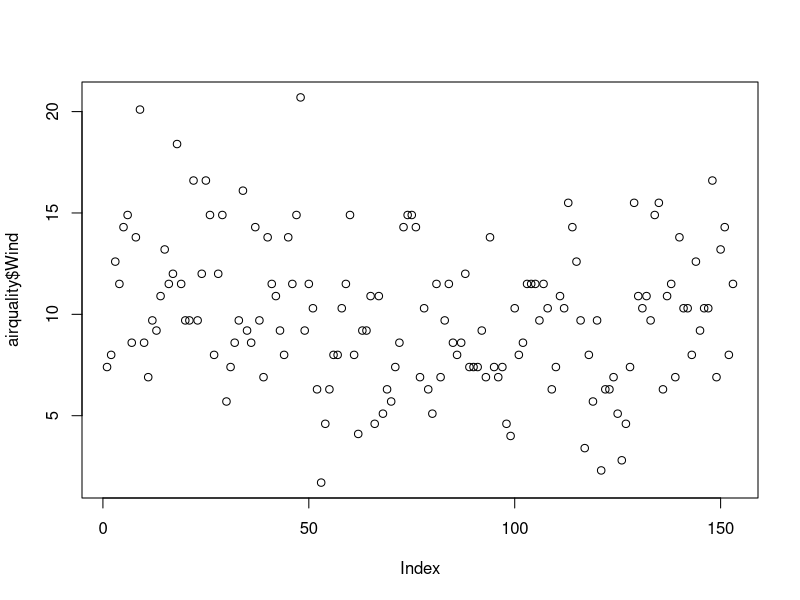
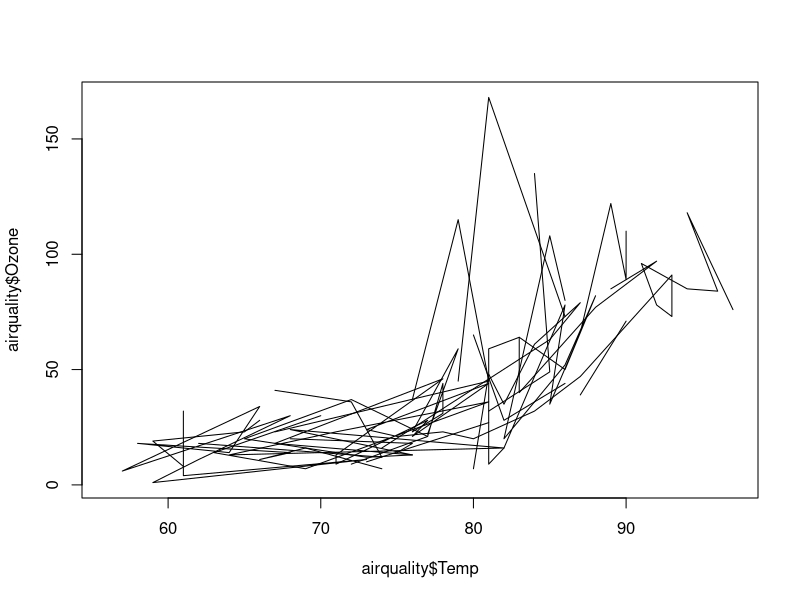
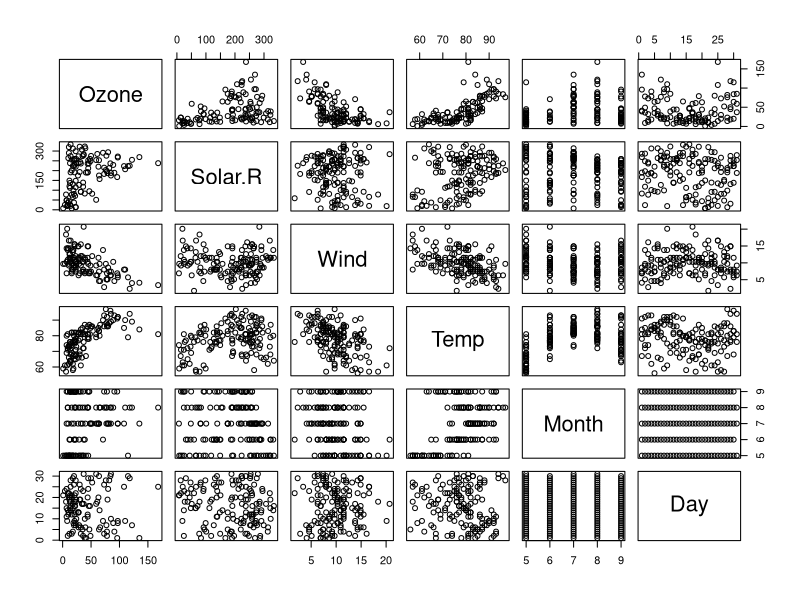
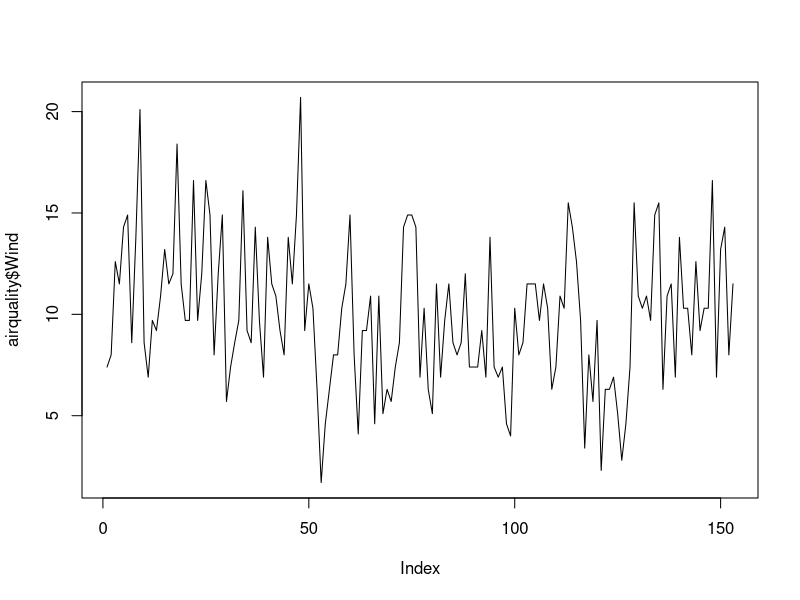
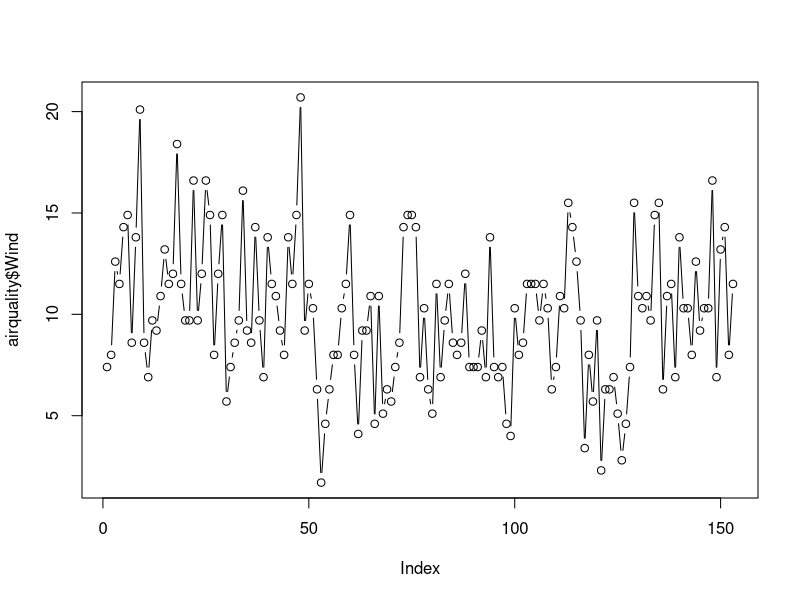
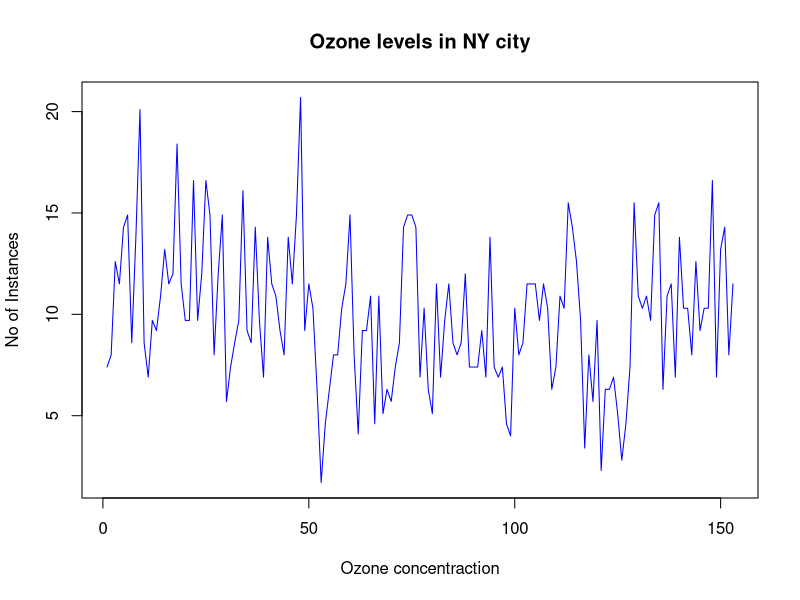
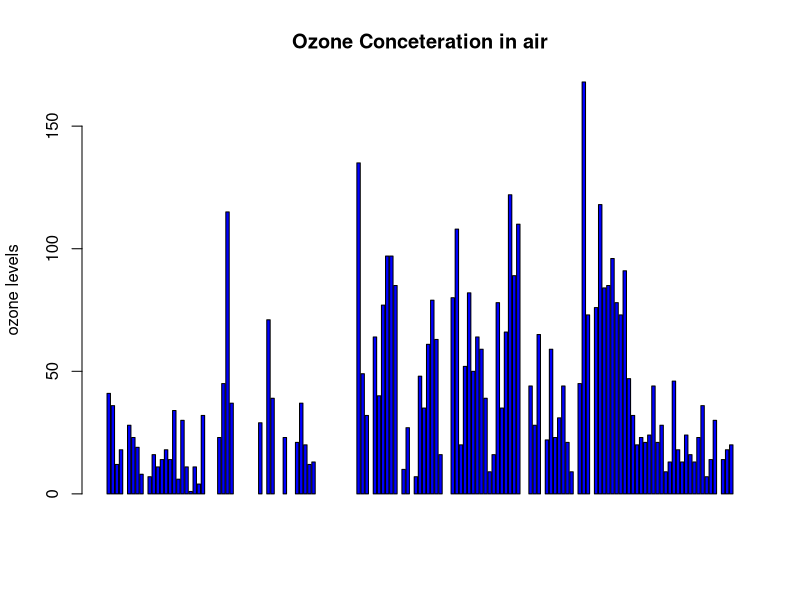
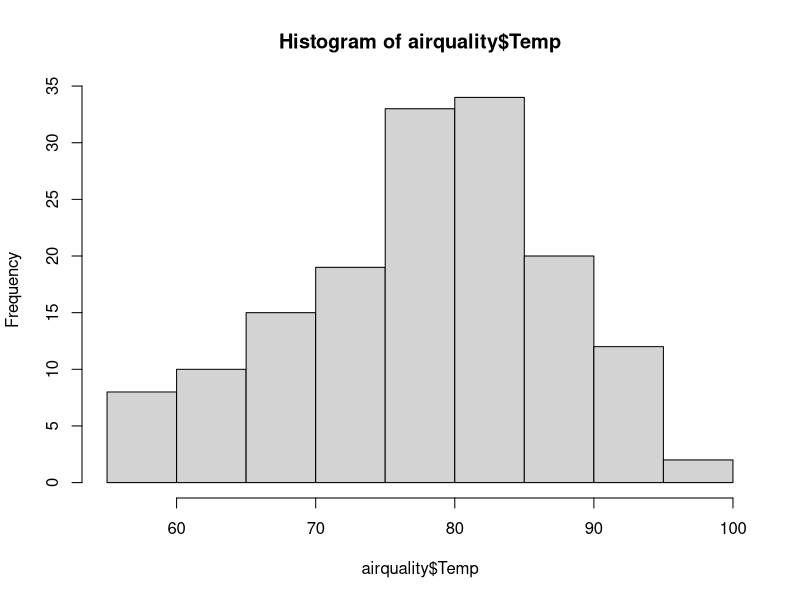

Reproduce these figures in R, in order. (Note: this script raises an error after producing the figures.)
#airquality<-read.csv('path/airquality.csv',header=TRUE,sep",")


airquality<- datasets::airquality

####top 10 rows amd last 10 rows
head(airquality,10)
tail(airquality,10)

######columns
airquality[50:60,c(1,2)]

df<-airquality[,-6]

#Descriptive statistics
#1
summary(airquality[,c(4,5)])    #generate for coiumn 2,3

airquality$Temp
airquality$Wind
airquality$Ozone

airquality$Solar.R

#1
summary(airquality$Wind)
summary(airquality$Month)

#ozone
summary(airquality$Ozone)

######Summary of the data######

summary(airquality)
summary(airquality$Wind)

###############################
#visulation
##scatter plot
plot(airquality$Wind)

plot(airquality$Temp,airquality$Ozone,type="l")

plot(airquality)    #scatter matrix

#points and lines
plot(airquality$Wind,type="l")#p: point l: lines,b:both

plot(airquality$Wind, type="b")
plot(airquality$Wind, xlab= 'Ozone concentraction',
        ylab= 'No of Instances',main='Ozone levels in NY city',
        col='blue',type='l')

#Horizontal bar plot
barplot(airquality$Ozone,main='Ozone Conceteration in air',
        ylab='ozone levels',col = 'blue',horiz = F,axes = T)

#Histogram
hist(airquality$Temp)
hist(airquality$Temp,
     main = 'solar Radiation values in air',
     xlab = 'solar rad',col='blue')

#single box plot
boxplot(airquality$Wind,main="Boxplot")
boxplot.stats(airquality$Wind)$out

boxplot.stats(airquality$Ozone,main='Boxplot')$out

#multiple box plots

boxplot(airquality[,1:4],main='Multiple')


-------------------------------------------------
#margin of the grid(mar),
  #no of rows and columns(mfrow),
#whether a border is to be included(bty)
  #and positions of the
  #lables(las:1 for horizontal,las 0 for vertical)
  #bty-box around the plot
  
par(mfrow=c(3,3),mar=c(2,5,2,1),   las=0, bty="o")

plot(airquality$Ozone)
plot(airquality$Ozone, airquality$Wind)
plot(airquality$Ozone, type = "l")
plot(airquality$Ozone, type = "l")
plot(airquality$Ozone, type = "l")
barplot(airquality$Ozone, main = 'ozone Concenteration in air',
        xlab = 'ozone levels', col = 'green',horiz = TRUE)
hist(airquality$Solar.R)
boxplot(airquality$Solar.R)
boxplot(airquality[,0:4], main='Multiple Box plots')